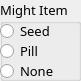
   <widget class="QGroupBox" name="seedPillBox">
    <property name="geometry">
     <rect>
      <x>220</x>
      <y>250</y>
      <width>81</width>
      <height>81</height>
     </rect>
    </property>
    <property name="font">
     <font>
      <family>Sans</family>
      <pointsize>10</pointsize>
     </font>
    </property>
    <property name="title">
     <string>Might Item</string>
    </property>
    <widget class="QRadioButton" name="mightSeedRadioButton">
     <property name="geometry">
      <rect>
       <x>0</x>
       <y>20</y>
       <width>61</width>
       <height>22</height>
      </rect>
     </property>
     <property name="font">
      <font>
       <family>Sans</family>
       <pointsize>10</pointsize>
      </font>
     </property>
     <property name="text">
      <string>Seed</string>
     </property>
    </widget>
    <widget class="QRadioButton" name="mightPillRadioButton">
     <property name="geometry">
      <rect>
       <x>0</x>
       <y>40</y>
       <width>51</width>
       <height>22</height>
      </rect>
     </property>
     <property name="font">
      <font>
       <family>Sans</family>
       <pointsize>10</pointsize>
      </font>
     </property>
     <property name="text">
      <string>Pill</string>
     </property>
    </widget>
    <widget class="QRadioButton" name="mightNoneRadioButton">
     <property name="geometry">
      <rect>
       <x>0</x>
       <y>60</y>
       <width>71</width>
       <height>22</height>
      </rect>
     </property>
     <property name="font">
      <font>
       <family>Sans</family>
       <pointsize>10</pointsize>
      </font>
     </property>
     <property name="text">
      <string>None</string>
     </property>
    </widget>
   </widget>
